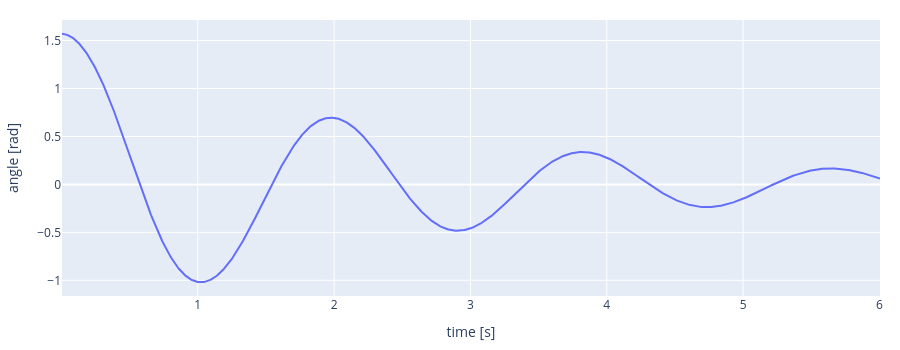

The code cell stored with this chart in its notebook:
### Code cell
ctl.reset_joints(pendulum, [motor], [np.pi/2])
t = 0.0
duration = 6.0
time_log, angle_log, torque_log = [], [], []

p.enableJointForceTorqueSensor(pendulum,motor,1)
while t < duration:

    p.stepSimulation()
    q,qd,tau,_ = p.getJointState(pendulum, motor)

    t = t + DT
    time.sleep(DT)

    # Logging:
    time_log.append(t)
    angle_log.append(q)

ctl.plot_series(time_log, {"Joint Position": angle_log}, ylabel="angle [rad]")

### Figure 1 — Plotly figure (JSON) as saved in the notebook; plotly's stock layout.template omitted (floating-point values rounded to 4 significant figures; data arrays with more than 128 entries replaced by an {"elided": "..."} marker saying what was removed)
{"data": [{"line": {"color": "#636EFA"}, "mode": "lines", "name": "Joint Position", "type": "scatter", "x": {"elided": "1441 float values"}, "y": {"elided": "1441 float values"}}], "layout": {"height": 350, "margin": {"b": 50, "l": 60, "r": 20, "t": 20}, "title": {}, "xaxis": {"title": {"text": "time [s]"}}, "yaxis": {"title": {"text": "angle [rad]"}}}}
